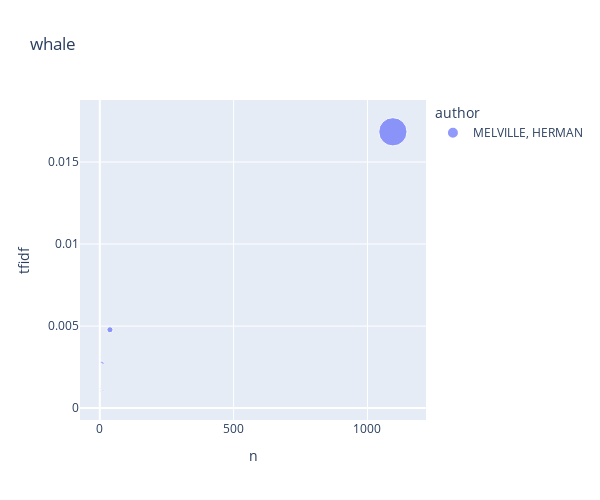

This figure's notebook cell:
### Code cell
top_books_for_term('whale')

### Figure 1 — Plotly figure (JSON) as saved in the notebook; plotly's stock layout.template omitted (floating-point values rounded to 4 significant figures)
{"data": [{"hovertemplate": "<b>%{hovertext}</b><br><br>author=MELVILLE, HERMAN<br>n=%{x}<br>tfidf=%{y}<br>tf=%{marker.size}<extra></extra>", "hovertext": ["ISRAEL POTTER HIS FIFTY YEARS OF EXILE", "MARDI AND A VOYAGE THITHER VOL I", "MARDI AND A VOYAGE THITHER VOL II", "MOBY DICK OR THE WHALE", "OMOO ADVENTURES IN THE SOUTH SEAS", "REDBURN HIS FIRST VOYAGE BEING THE SAILOR BOY CONFESSIONS AND REMINISCENCES OF THE SON OF A GENTLEMAN IN THE MERCHANT NAVY", "THE PIAZZA TALES", "TYPEE A ROMANCE OF THE SOUTH SEAS", "WHITE JACKET OR THE WORLD ON A MAN OF WAR"], "legendgroup": "MELVILLE, HERMAN", "marker": {"color": "#636efa", "size": [0.001454, 0.0302, 0.002188, 0.6449, 0.006732, 0.004906, 0.0001524, 0.002605, 0.0008352], "sizemode": "area", "sizeref": 0.001612, "symbol": "circle"}, "mode": "markers", "name": "MELVILLE, HERMAN", "orientation": "v", "showlegend": true, "type": "scatter", "x": [4, 38, 5, 1095, 11, 8, 4, 12, 2], "xaxis": "x", "y": [0.001034, 0.004776, 0.003114, 0.01684, 0.002737, 0.002793, 0.0004338, 0.001059, 0.001189], "yaxis": "y"}], "layout": {"height": 500, "legend": {"itemsizing": "constant", "title": {"text": "author"}, "tracegroupgap": 0}, "title": {"text": "whale"}, "width": 600, "xaxis": {"anchor": "y", "autorange": true, "domain": [0, 1], "range": [-74.36, 1221.0], "title": {"text": "n"}, "type": "linear"}, "yaxis": {"anchor": "x", "autorange": true, "domain": [0, 1], "range": [-0.0007242, 0.01878], "title": {"text": "tfidf"}, "type": "linear"}}}
